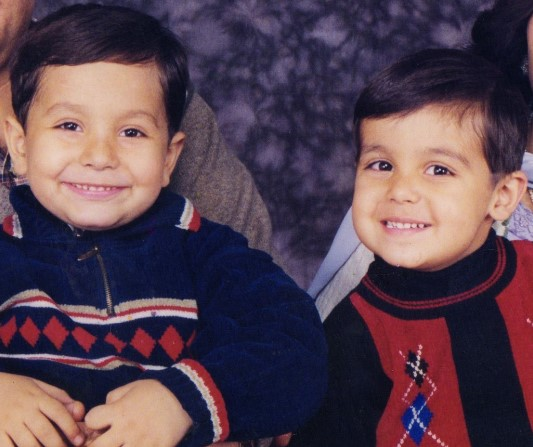
#> input picture 1.jpg, 533 x 447 px, found by its file name
$ python main.py
#> lines starting #> are read from the running program, lines starting #| are printed output that depends on the picture; after the words box and inside, x2 and y2 are one past the last pixel; in counts of white or black regions, pixels touching at a corner belong together
import imutils
import cv2
image = cv2.imread("C:/Users/hargar/Desktop/Python shiz/git/FaceStabilizer/1.jpg")
#> image is the input picture: shape (447, 533, 3); mean B, G, R 79.8, 66.3, 87.7
print(image.shape)
#| (447, 533, 3)
(h, w, d) = image.shape
#> h = 447; w = 533; d = 3
print("width={}, height={}, depth={}".format(w, h, d))
#| width=533, height=447, depth=3
cv2.imshow("Image", image)
cv2.waitKey(0)

# [5 lines of commented-out code are left out]

output = image.copy()
cv2.circle(output, (300, 150), 20, (255, 0, 0), -1)
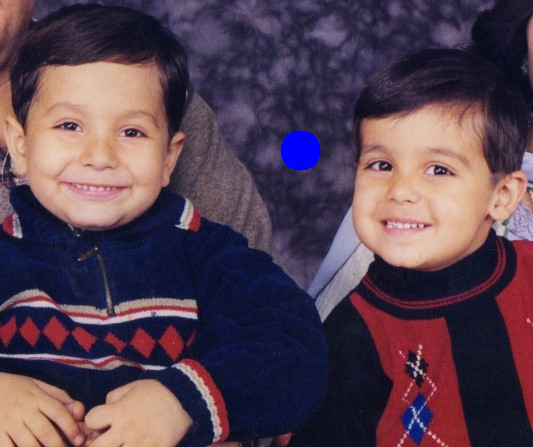
#> output: shape (447, 533, 3); 0.53% of pixels changed, all inside (x1, y1, x2, y2) = (280, 130, 321, 171)
cv2.imshow("Circle", output)

cv2.waitKey(0)
